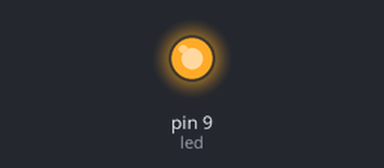
Simulated run of this sketch. Board: Arduino Uno, built with avr-gcc and run on an emulated ATmega328P. Parts: output pins drawn as LEDs (lit = HIGH).

Above: at 0.1 s.
At 2.6 s:
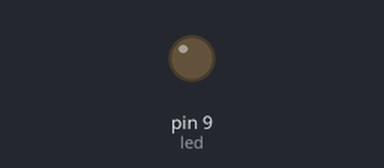
Timing chart, 0 to 4.1 s (numbered marks = the images above):
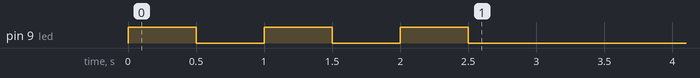

The sketch:

Programa_6.1.ino
```cpp
/*****************************************************************
**                                                              **
**                        Títol:                                **
**           Encesa de 3 leds amb i sense for                   **
**                                                              **
** NOM:Martin Herranz Cruz                     Data:05/03/2018  **
*****************************************************************/
//****************************INCLUDE*****************************


//***************************VARIABLES****************************
const int led=9;
signed long retard=500;
//*****************************SETUP******************************

void setup() {                 //Configura el final de salida
  for(int i=0; i<3; i++)
    {

pinMode(led,OUTPUT);
digitalWrite(led,HIGH);
delay(retard);
digitalWrite(led,LOW);
delay(retard);
    }
}

//******************************LOOP******************************

void loop() {                 //Inicia el bucle del programa


}

//****************************FUNCIONS****************************
```
